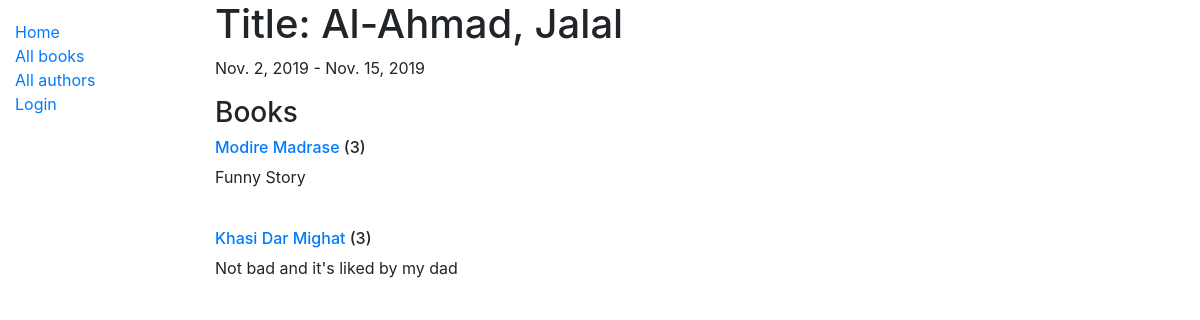
The page /catalog/authors/2 on the database its author committed.
### catalog/models.py (models this page shows, shortened)
class Author(models.Model):
    first_name = models.CharField(max_length=100)
    last_name = models.CharField(max_length=100)
    date_of_birth = models.DateField(null=True, blank=True)
    date_of_death = models.DateField('Died', null=True, blank=True)
    class Meta:
        ordering = ['last_name', 'first_name']

class Book(models.Model):
    title = models.CharField(max_length=200)
    author = models.ForeignKey('Author', on_delete=models.SET_NULL, null=True)
    summary = models.TextField(max_length=1000, help_text='Enter a brief description of the book')
    isbn = models.CharField('ISBN', max_length=13,
                            help_text='13 Character <a href="https://www.isbn-international.org/content/what-isbn">ISBN number</a>')
    genre = models.ManyToManyField(Genre, help_text='Select a genre for this book')

### catalog/views.py (the view)
# urls.py: path('authors/<int:pk>', views.AuthorDetailView.as_view(), name= 'author-detail'),
class AuthorDetailView(generic.DetailView):
    model = Author
    template_name = 'author_detail.html'

### catalog/templates/author_detail.html
{% extends "base_generic.html" %}
{% block content %}
  <h1>Title: {{ author.last_name }}, {{ author.first_name }}</h1>
  <p>{{author.date_of_death}} - {{author.date_of_birth}}</p>
  <h3>Books</h3>
  {% for book in  author.book_set.all %}
  <h6><a href="{% url 'book-detail' book.pk %}">{{book.title}}</a> ({{book.bookinstance_set.count}})</h6>
  <p>{{ book.summary }}</p>
  <br>
  {% endfor %}
{% endblock %}

### rows shown on the page
Author: last_name "Al-Ahmad", first_name "Jalal", date_of_death "Nov. 2, 2019", date_of_birth "Nov. 15, 2019"
Book: title "Modire Madrase", bookinstance_set.count "3", summary "Funny Story"
Book: title "Khasi Dar Mighat", bookinstance_set.count "3", summary "Not bad and it's liked by my dad"
